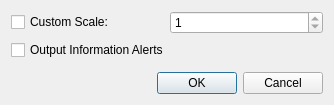
<?xml version="1.0" encoding="UTF-8"?>
<ui version="4.0">
 <class>ChartSettingsDialog</class>
 <widget class="QDialog" name="ChartSettingsDialog">
  <property name="geometry">
   <rect>
    <x>0</x>
    <y>0</y>
    <width>334</width>
    <height>105</height>
   </rect>
  </property>
  <property name="windowTitle">
   <string>Dialog</string>
  </property>
  <layout class="QVBoxLayout" name="verticalLayout_2">
   <item>
    <layout class="QHBoxLayout" name="horizontalLayout_2">
     <item>
      <widget class="QCheckBox" name="checkBox">
       <property name="text">
        <string>Custom Scale:</string>
       </property>
      </widget>
     </item>
     <item>
      <widget class="QSpinBox" name="divisionsSpinBox">
       <property name="readOnly">
        <bool>true</bool>
       </property>
       <property name="maximum">
        <number>1000</number>
       </property>
       <property name="value">
        <number>1</number>
       </property>
      </widget>
     </item>
    </layout>
   </item>
   <item>
    <widget class="QCheckBox" name="checkBox_2">
     <property name="text">
      <string>Output Information Alerts</string>
     </property>
    </widget>
   </item>
   <item>
    <spacer name="verticalSpacer">
     <property name="orientation">
      <enum>Qt::Vertical</enum>
     </property>
     <property name="sizeHint" stdset="0">
      <size>
       <width>20</width>
       <height>40</height>
      </size>
     </property>
    </spacer>
   </item>
   <item>
    <layout class="QHBoxLayout" name="horizontalLayout">
     <item>
      <spacer name="horizontalSpacer">
       <property name="orientation">
        <enum>Qt::Horizontal</enum>
       </property>
       <property name="sizeHint" stdset="0">
        <size>
         <width>40</width>
         <height>20</height>
        </size>
       </property>
      </spacer>
     </item>
     <item>
      <widget class="QDialogButtonBox" name="buttonBox">
       <property name="orientation">
        <enum>Qt::Horizontal</enum>
       </property>
       <property name="standardButtons">
        <set>QDialogButtonBox::Cancel|QDialogButtonBox::Ok</set>
       </property>
      </widget>
     </item>
    </layout>
   </item>
  </layout>
 </widget>
 <resources/>
 <connections>
  <connection>
   <sender>buttonBox</sender>
   <signal>accepted()</signal>
   <receiver>ChartSettingsDialog</receiver>
   <slot>accept()</slot>
   <hints>
    <hint type="sourcelabel">
     <x>248</x>
     <y>254</y>
    </hint>
    <hint type="destinationlabel">
     <x>157</x>
     <y>274</y>
    </hint>
   </hints>
  </connection>
  <connection>
   <sender>buttonBox</sender>
   <signal>rejected()</signal>
   <receiver>ChartSettingsDialog</receiver>
   <slot>reject()</slot>
   <hints>
    <hint type="sourcelabel">
     <x>316</x>
     <y>260</y>
    </hint>
    <hint type="destinationlabel">
     <x>286</x>
     <y>274</y>
    </hint>
   </hints>
  </connection>
 </connections>
</ui>
